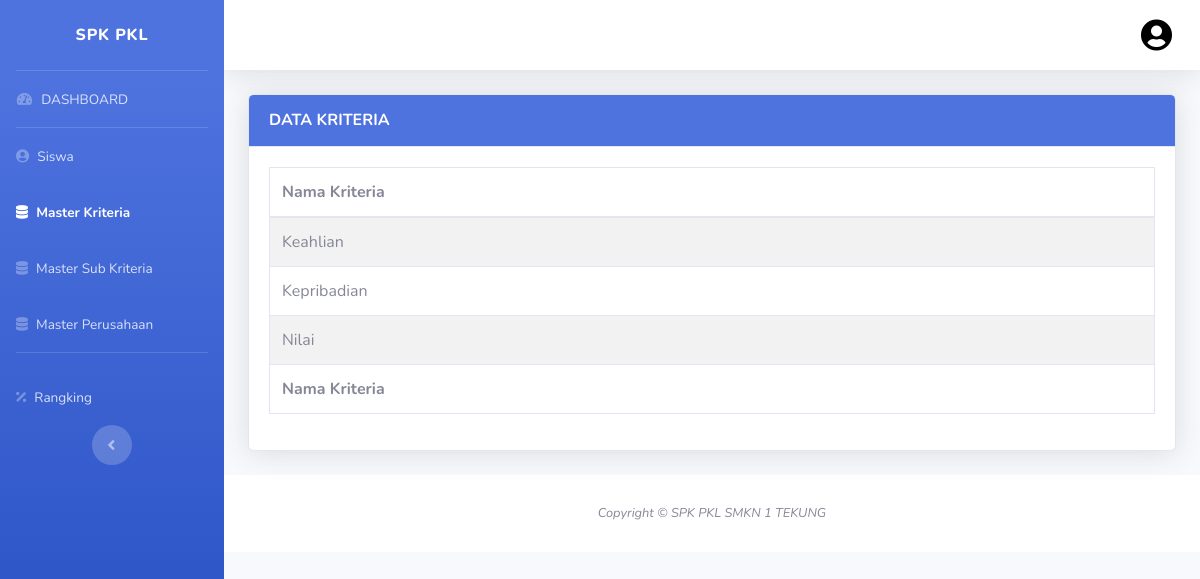
The app's page /index.php/admin/kriteria with its own data.
### tables this page shows
CREATE TABLE `criteria` (
  `id` int(2) NOT NULL,
  `name` varchar(50) NOT NULL
);

### application/controllers/admin/Kriteria.php (called while the page is built, shortened)
<?php
class Kriteria extends CI_Controller
{
    function __construct()
    {
        $this->load->model('M_Kriteria');
    }
    public function index()
    {
        $data['kriteria'] = $this->M_Kriteria->get_kriteria();
        $this->load->view('partial/header', $data);
        $this->load->view('partial/sidebar', $data);
        $this->load->view('partial/navbar', $data);
        $this->load->view('admin/kriteria', $data);
        $this->load->view('partial/footer', $data);
        $this->load->view('partial/js', $data);
    }
}

### index.php (called while the page is built, shortened)
<?php
require_once BASEPATH.'core/CodeIgniter.php';

### application/models/M_Kriteria.php (called while the page is built, shortened)
<?php
class M_Kriteria extends CI_Model
{
    function get_kriteria()
    {
        $this->db->select('*');
        $this->db->from('criteria');
        $query = $this->db->get();
        return $query;
    }
}

### application/views/admin/kriteria.php (the view, shortened to what this page needs)
<div class="container-fluid">
    <div class="card shadow mb-4">
        <div class="card-header bg-primary py-3">
            <h6 class="m-0 font-weight-bold text-white">DATA KRITERIA</h6>
        </div>
        <div class="card-body">
            <div class="table-responsive">
                <table id="example" class="table table-bordered table-striped">
                    <thead>
                        <tr>
                            <th>Nama Kriteria</th>
                        </tr>
                    </thead>
                    <tfoot>
                        <tr>
                            <th>Nama Kriteria</th>
                        </tr>
                    </tfoot>
                    <tbody>
                        <?php foreach ($kriteria->result_array() as $k) :
                            $id = $k['id'];
                            $name = $k['name'];
                        ?>
                            <tr>
                                <td><?= $name; ?></td>
                            </tr>
                            <div class="modal fade" id="delete<?= $id ?>" role="dialog">
                                <div class="modal-dialog">
                                    <div class="modal-content">
                                        <div class="modal-footer">
                                            <a class="btn btn-danger" href="<?= base_url(); ?>admin/kriteria/delete_kriteria/<?= $id ?>"><i class="button"><span class="icon text-white-100">Hapus</span> </a>
                                        </div>
                                    </div>
                                <?php endforeach; ?>
                    </tbody>
                </table>
            </div>
        </div>
    </div>
</div>

### records on screen
criteria: name "Keahlian"
criteria: name "Kepribadian"
criteria: name "Nilai"
